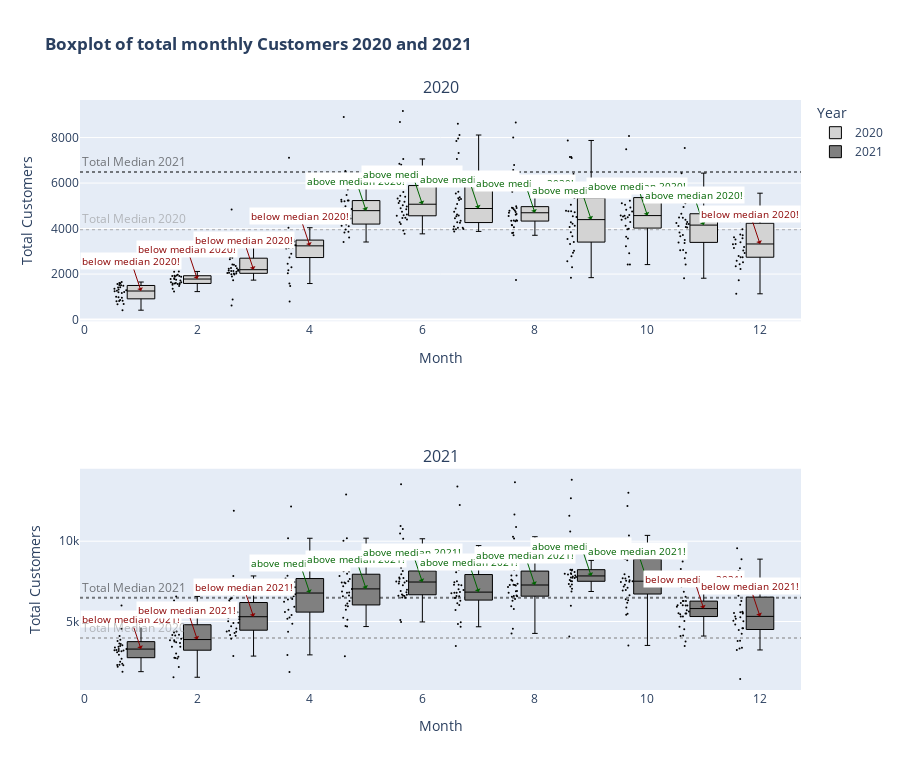

The cell this chart's notebook holds for it:
### Code cell
fig1 = make_subplots(rows= 2, cols=1, subplot_titles= ("2020", "2021"))    # 2021 noch dazumachen

fig1.add_trace(
    go.Box(
      name= "2020",
      x= df_box_2020.month,
      y= df_box_2020.registered_customer,
      boxpoints= "all",
      marker=dict(size=2, color='rgb(0, 0, 0)'),
      line= dict(width= 1),
      jitter= 0.5,
      whiskerwidth=0.2,
      fillcolor = "lightgrey",
      hoveron = "boxes+points"
      ),
      col= 1,
      row= 1
)

for month in df_box_2020.month.unique():
  prefix= "same as"
  color= "grey"
  if df_box_2020.registered_customer.median() < df_box_2020[df_box_2020.month == month].registered_customer.median():
   prefix= "above"
   color= "darkgreen"
  elif df_box_2020.registered_customer.median() > df_box_2020[df_box_2020.month == month].registered_customer.median():
   prefix= "below"
   color= "darkred"
   
  fig1.add_annotation(
    text=f"{prefix} median 2020!", x=month, y= df_box_2020[df_box_2020.month == month].registered_customer.median(),
        arrowhead=1, showarrow=True, arrowcolor=color,        
        bgcolor='white',
        font=dict(size=10, color=color)
   )

fig1.add_hline(
 y= df_box_2020.registered_customer.median(),
 opacity= 0.5,
 line_dash= "dot",
 line_color= "grey",
 layer= "below",
 annotation_text= "Total Median 2020",
 annotation_position= "top left",
 annotation_font_color= "grey",
 annotation_opacity = 0.5,
 col= 1,
 row= 1
)

fig1.add_hline(
 y= df_box_2021.registered_customer.median(),
 opacity= 0.5,
 line_dash= "dot",
 line_color= "black",
 layer= "below",
 annotation_text= "Total Median 2021",
 annotation_position= "top left",
 annotation_font_color= "black",
 annotation_opacity = 0.5,
 col= 1,
 row= 1
)


fig1.add_trace(
    go.Box(
      name= "2021",
      x= df_box_2021.month,
      y= df_box_2021.registered_customer,
      boxpoints= "all",
      marker=dict(size=2, color='rgb(0, 0, 0)'),
      line= dict(width= 1),
      jitter= 0.5,
      whiskerwidth=0.2,
      fillcolor = "grey",
      hoveron = "boxes+points"
      ),
      col= 1,
      row= 2
)

for month in df_box_2021.month.unique():
  prefix= "same as"
  color= "grey"
  if df_box_2021.registered_customer.median() < df_box_2021[df_box_2021.month == month].registered_customer.median():
   prefix= "above"
   color= "darkgreen"
  elif df_box_2021.registered_customer.median() > df_box_2021[df_box_2021.month == month].registered_customer.median():
   prefix= "below"
   color= "darkred"
   
  fig1.add_annotation(
    text=f"{prefix} median 2021!", x=month, y= df_box_2021[df_box_2021.month == month].registered_customer.median(),
        arrowhead=1, showarrow=True, arrowcolor=color,        
        bgcolor='white',
        font=dict(size=10, color=color),
        col= 1,
        row= 2
   )



fig1.add_hline(
 y= df_box_2021.registered_customer.median(),
 opacity= 0.5,
 line_dash= "dot",
 line_color= "black",
 layer= "below",
 annotation_text= "Total Median 2021",
 annotation_position= "top left",
 annotation_font_color= "black",
 annotation_opacity = 0.5,
 col= 1,
 row= 2
)

fig1.add_hline(
 y= df_box_2020.registered_customer.median(),
 opacity= 0.5,
 line_dash= "dot",
 line_color= "grey",
 layer= "below",
 annotation_text= "Total Median 2020",
 annotation_position= "top left",
 annotation_font_color= "grey",
 annotation_opacity = 0.5,
 col= 1,
 row= 2
)


fig1.update_layout(title= dict(text= "<b>Boxplot of total monthly Customers 2020 and 2021</b>"), height= 770, legend_title_text= "Year")
#fig1.update_traces(visible= "legendonly")
fig1.update_yaxes(title_text="Total Customers", title_font= dict(size= 14)) #, showgrid= False)
fig1.update_xaxes(title_text="Month", title_font= dict(size= 14))

fig1.show()

### Figure 1 — Plotly figure (JSON) as saved in the notebook; plotly's stock layout.template omitted (floating-point values rounded to 4 significant figures; data arrays with more than 128 entries replaced by an {"elided": "..."} marker saying what was removed)
{"data": [{"boxpoints": "all", "fillcolor": "lightgrey", "hoveron": "boxes+points", "jitter": 0.5, "line": {"width": 1}, "marker": {"color": "rgb(0, 0, 0)", "size": 2}, "name": "2020", "type": "box", "whiskerwidth": 0.2, "x": {"elided": "363 int values"}, "xaxis": "x", "y": {"elided": "363 int values"}, "yaxis": "y"}, {"boxpoints": "all", "fillcolor": "grey", "hoveron": "boxes+points", "jitter": 0.5, "line": {"width": 1}, "marker": {"color": "rgb(0, 0, 0)", "size": 2}, "name": "2021", "type": "box", "whiskerwidth": 0.2, "x": {"elided": "365 int values"}, "xaxis": "x2", "y": {"elided": "365 int values"}, "yaxis": "y2"}], "layout": {"annotations": [{"font": {"size": 16}, "showarrow": false, "text": "2020", "x": 0.5, "xanchor": "center", "xref": "paper", "y": 1, "yanchor": "bottom", "yref": "paper"}, {"font": {"size": 16}, "showarrow": false, "text": "2021", "x": 0.5, "xanchor": "center", "xref": "paper", "y": 0.375, "yanchor": "bottom", "yref": "paper"}, {"arrowcolor": "darkred", "arrowhead": 1, "bgcolor": "white", "font": {"color": "darkred", "size": 10}, "showarrow": true, "text": "below median 2020!", "x": 1, "y": 1256.0}, {"arrowcolor": "darkred", "arrowhead": 1, "bgcolor": "white", "font": {"color": "darkred", "size": 10}, "showarrow": true, "text": "below median 2020!", "x": 2, "y": 1781}, {"arrowcolor": "darkred", "arrowhead": 1, "bgcolor": "white", "font": {"color": "darkred", "size": 10}, "showarrow": true, "text": "below median 2020!", "x": 3, "y": 2192}, {"arrowcolor": "darkred", "arrowhead": 1, "bgcolor": "white", "font": {"color": "darkred", "size": 10}, "showarrow": true, "text": "below median 2020!", "x": 4, "y": 3240}, {"arrowcolor": "darkgreen", "arrowhead": 1, "bgcolor": "white", "font": {"color": "darkgreen", "size": 10}, "showarrow": true, "text": "above median 2020!", "x": 5, "y": 4787}, {"arrowcolor": "darkgreen", "arrowhead": 1, "bgcolor": "white", "font": {"color": "darkgreen", "size": 10}, "showarrow": true, "text": "above median 2020!", "x": 6, "y": 5070.0}, {"arrowcolor": "darkgreen", "arrowhead": 1, "bgcolor": "white", "font": {"color": "darkgreen", "size": 10}, "showarrow": true, "text": "above median 2020!", "x": 7, "y": 4881}, {"arrowcolor": "darkgreen", "arrowhead": 1, "bgcolor": "white", "font": {"color": "darkgreen", "size": 10}, "showarrow": true, "text": "above median 2020!", "x": 8, "y": 4694}, {"arrowcolor": "darkgreen", "arrowhead": 1, "bgcolor": "white", "font": {"color": "darkgreen", "size": 10}, "showarrow": true, "text": "above median 2020!", "x": 9, "y": 4392.0}, {"arrowcolor": "darkgreen", "arrowhead": 1, "bgcolor": "white", "font": {"color": "darkgreen", "size": 10}, "showarrow": true, "text": "above median 2020!", "x": 10, "y": 4570}, {"arrowcolor": "darkgreen", "arrowhead": 1, "bgcolor": "white", "font": {"color": "darkgreen", "size": 10}, "showarrow": true, "text": "above median 2020!", "x": 11, "y": 4152}, {"arrowcolor": "darkred", "arrowhead": 1, "bgcolor": "white", "font": {"color": "darkred", "size": 10}, "showarrow": true, "text": "below median 2020!", "x": 12, "y": 3322}, {"font": {"color": "grey"}, "opacity": 0.5, "showarrow": false, "text": "Total Median 2020", "x": 0, "xanchor": "left", "xref": "x domain", "y": 3973, "yanchor": "bottom", "yref": "y"}, {"font": {"color": "black"}, "opacity": 0.5, "showarrow": false, "text": "Total Median 2021", "x": 0, "xanchor": "left", "xref": "x domain", "y": 6481, "yanchor": "bottom", "yref": "y"}, {"arrowcolor": "darkred", "arrowhead": 1, "bgcolor": "white", "font": {"color": "darkred", "size": 10}, "showarrow": true, "text": "below median 2021!", "x": 1, "xref": "x2", "y": 3283, "yref": "y2"}, {"arrowcolor": "darkred", "arrowhead": 1, "bgcolor": "white", "font": {"color": "darkred", "size": 10}, "showarrow": true, "text": "below median 2021!", "x": 2, "xref": "x2", "y": 3876.0, "yref": "y2"}, {"arrowcolor": "darkred", "arrowhead": 1, "bgcolor": "white", "font": {"color": "darkred", "size": 10}, "showarrow": true, "text": "below median 2021!", "x": 3, "xref": "x2", "y": 5298, "yref": "y2"}, {"arrowcolor": "darkgreen", "arrowhead": 1, "bgcolor": "white", "font": {"color": "darkgreen", "size": 10}, "showarrow": true, "text": "above median 2021!", "x": 4, "xref": "x2", "y": 6772, "yref": "y2"}, {"arrowcolor": "darkgreen", "arrowhead": 1, "bgcolor": "white", "font": {"color": "darkgreen", "size": 10}, "showarrow": true, "text": "above median 2021!", "x": 5, "xref": "x2", "y": 7030, "yref": "y2"}, {"arrowcolor": "darkgreen", "arrowhead": 1, "bgcolor": "white", "font": {"color": "darkgreen", "size": 10}, "showarrow": true, "text": "above median 2021!", "x": 6, "xref": "x2", "y": 7458.0, "yref": "y2"}, {"arrowcolor": "darkgreen", "arrowhead": 1, "bgcolor": "white", "font": {"color": "darkgreen", "size": 10}, "showarrow": true, "text": "above median 2021!", "x": 7, "xref": "x2", "y": 6830, "yref": "y2"}, {"arrowcolor": "darkgreen", "arrowhead": 1, "bgcolor": "white", "font": {"color": "darkgreen", "size": 10}, "showarrow": true, "text": "above median 2021!", "x": 8, "xref": "x2", "y": 7273, "yref": "y2"}, {"arrowcolor": "darkgreen", "arrowhead": 1, "bgcolor": "white", "font": {"color": "darkgreen", "size": 10}, "showarrow": true, "text": "above median 2021!", "x": 9, "xref": "x2", "y": 7837, "yref": "y2"}, {"arrowcolor": "darkgreen", "arrowhead": 1, "bgcolor": "white", "font": {"color": "darkgreen", "size": 10}, "showarrow": true, "text": "above median 2021!", "x": 10, "xref": "x2", "y": 7509, "yref": "y2"}, {"arrowcolor": "darkred", "arrowhead": 1, "bgcolor": "white", "font": {"color": "darkred", "size": 10}, "showarrow": true, "text": "below median 2021!", "x": 11, "xref": "x2", "y": 5805, "yref": "y2"}, {"arrowcolor": "darkred", "arrowhead": 1, "bgcolor": "white", "font": {"color": "darkred", "size": 10}, "showarrow": true, "text": "below median 2021!", "x": 12, "xref": "x2", "y": 5319, "yref": "y2"}, {"font": {"color": "black"}, "opacity": 0.5, "showarrow": false, "text": "Total Median 2021", "x": 0, "xanchor": "left", "xref": "x2 domain", "y": 6481, "yanchor": "bottom", "yref": "y2"}, {"font": {"color": "grey"}, "opacity": 0.5, "showarrow": false, "text": "Total Median 2020", "x": 0, "xanchor": "left", "xref": "x2 domain", "y": 3973, "yanchor": "bottom", "yref": "y2"}], "height": 770, "legend": {"title": {"text": "Year"}}, "shapes": [{"layer": "below", "line": {"color": "grey", "dash": "dot"}, "opacity": 0.5, "type": "line", "x0": 0, "x1": 1, "xref": "x domain", "y0": 3973, "y1": 3973, "yref": "y"}, {"layer": "below", "line": {"color": "black", "dash": "dot"}, "opacity": 0.5, "type": "line", "x0": 0, "x1": 1, "xref": "x domain", "y0": 6481, "y1": 6481, "yref": "y"}, {"layer": "below", "line": {"color": "black", "dash": "dot"}, "opacity": 0.5, "type": "line", "x0": 0, "x1": 1, "xref": "x2 domain", "y0": 6481, "y1": 6481, "yref": "y2"}, {"layer": "below", "line": {"color": "grey", "dash": "dot"}, "opacity": 0.5, "type": "line", "x0": 0, "x1": 1, "xref": "x2 domain", "y0": 3973, "y1": 3973, "yref": "y2"}], "title": {"text": "<b>Boxplot of total monthly Customers 2020 and 2021</b>"}, "xaxis": {"anchor": "y", "domain": [0, 1], "title": {"font": {"size": 14}, "text": "Month"}}, "xaxis2": {"anchor": "y2", "domain": [0, 1], "title": {"font": {"size": 14}, "text": "Month"}}, "yaxis": {"anchor": "x", "domain": [0.625, 1], "title": {"font": {"size": 14}, "text": "Total Customers"}}, "yaxis2": {"anchor": "x2", "domain": [0, 0.375], "title": {"font": {"size": 14}, "text": "Total Customers"}}}}
